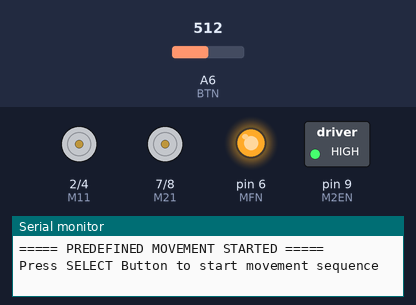
Bench run of a sketch on a simulated Arduino Nano, built with avr-gcc and run on an emulated ATmega328P. Shown: motor-driver pin pairs drawn as motors (green arrow = first pin HIGH = forward, orange = second pin HIGH = backward, longer = more drive), switched loads named in the sketch (green lamp = pin HIGH), output pins drawn as LEDs (lit = HIGH), the last lines printed to the serial monitor. The inputs (shaded band) are chosen by the test bench; at power-on: A6 (BTN) = 512.

Above: at 1.2 s.
1.3 s: A6 (BTN) set to 903
2.8 s: A6 (BTN) set to 933
At 3.7 s:
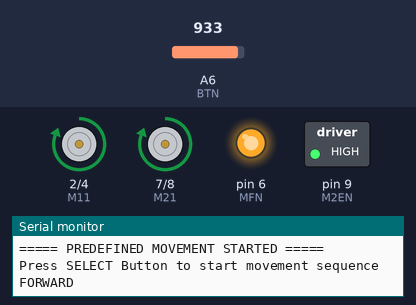
At 5.6 s:
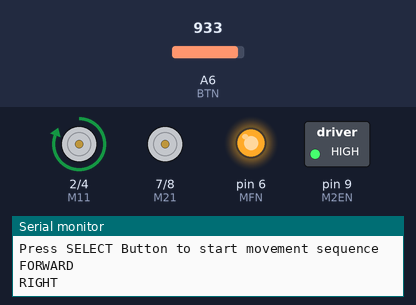
Timing chart, 0 to 14.3 s (numbered marks = the images above; inputs shaded):
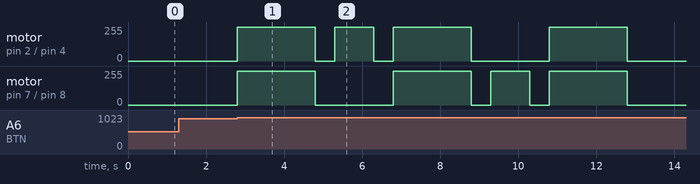

Measured:
- the behaviour switches between 919 and 920 on A6 (BTN) (found by bisection; images 0 and 1)
- after the input at 1.3 s, every drawn part: stays the same

The sketch:

Practical_29.ino
```cpp
// ===== Practical : Predefined Movement =====

#define M11  2
#define M12  4
#define MFN  6      // Motor 1 Enable
#define M2EN 9      // Motor 2 Enable
#define M21  7
#define M22  8
#define BTN  A6

// Calibrated Range for SELECT Button (931 - 932)
#define BTN_SELECT_MIN 920
#define BTN_SELECT_MAX 945

void setup()
{
  Serial.begin(9600);

  pinMode(M11, OUTPUT);
  pinMode(M12, OUTPUT);
  pinMode(M21, OUTPUT);
  pinMode(M22, OUTPUT);
  pinMode(MFN, OUTPUT);
  pinMode(M2EN, OUTPUT);
  pinMode(BTN, INPUT);

  digitalWrite(MFN, HIGH);
  digitalWrite(M2EN, HIGH);

  Serial.println("===== PREDEFINED MOVEMENT STARTED =====");
  Serial.println("Press SELECT Button to start movement sequence");
}

void forward()
{
  Serial.println("FORWARD");
  digitalWrite(M11, HIGH);
  digitalWrite(M12, LOW);
  digitalWrite(M21, HIGH);
  digitalWrite(M22, LOW);
}

void backward()
{
  Serial.println("BACKWARD");
  digitalWrite(M11, LOW);
  digitalWrite(M12, HIGH);
  digitalWrite(M21, LOW);
  digitalWrite(M22, HIGH);
}

void left()
{
  Serial.println("LEFT");
  digitalWrite(M11, LOW);
  digitalWrite(M12, LOW);
  digitalWrite(M21, HIGH);
  digitalWrite(M22, LOW);
}

void right()
{
  Serial.println("RIGHT");
  digitalWrite(M11, HIGH);
  digitalWrite(M12, LOW);
  digitalWrite(M21, LOW);
  digitalWrite(M22, LOW);
}

void stopCar()
{
  digitalWrite(M11, LOW);
  digitalWrite(M12, LOW);
  digitalWrite(M21, LOW);
  digitalWrite(M22, LOW);
}

void runSequence()
{
  // Predefined Path: Forward -> Right -> Forward -> Left -> Forward -> Stop

  forward();
  delay(2000);
  stopCar();
  delay(500);

  right();
  delay(1000);
  stopCar();
  delay(500);

  forward();
  delay(2000);
  stopCar();
  delay(500);

  left();
  delay(1000);
  stopCar();
  delay(500);

  forward();
  delay(2000);
  stopCar();
}

void loop()
{
  int value = analogRead(BTN);

  // SELECT Button (931 - 932) dabane par pura predefined path chalega
  if (value >= BTN_SELECT_MIN && value <= BTN_SELECT_MAX) {
    runSequence();

    // Button release hone ka wait karo (idle < 200)
    while (analogRead(BTN) > 200);
    delay(150);
  }
}
```
